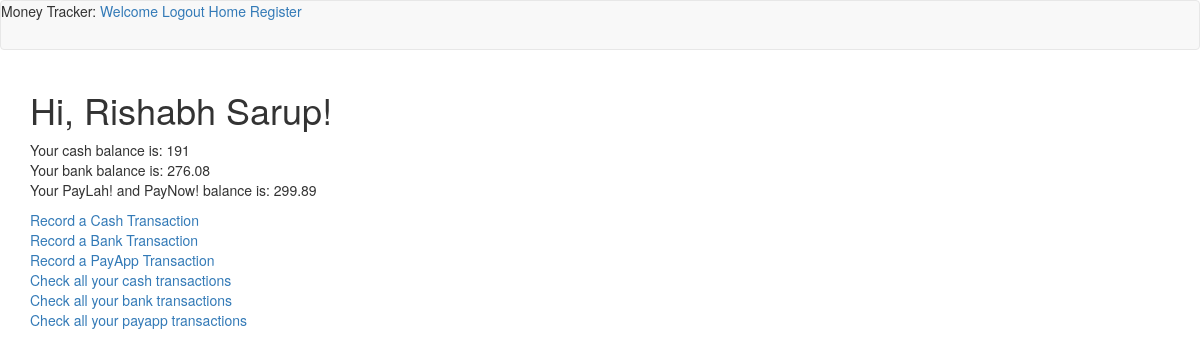
The page /home (signed in) on the database as committed earlier.
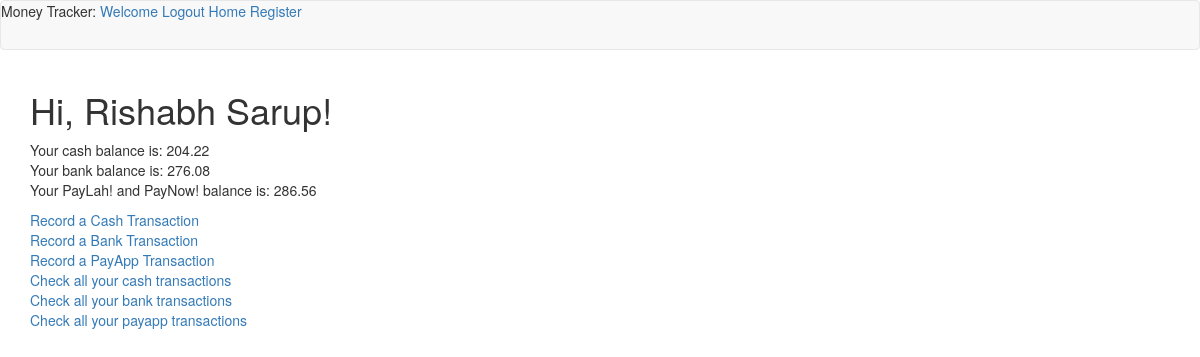
The same page on the database as committed later.
### app/models.py (models this page shows, shortened)
class User(UserMixin, db.Model):
    id = db.Column(db.Integer, primary_key=True)
    username = db.Column(db.String(64), index=True, unique=True)
    email = db.Column(db.String(120), index=True, unique=True)
    cashBalance = db.Column(db.Float, index = True)
    bankBalance = db.Column(db.Float, index = True)
    payappBalance = db.Column(db.Float, index = True)
    password_hash = db.Column(db.String(128))
    allCashTransactions = db.relationship('CashTransaction', backref = 'cashspender', lazy = 'dynamic')
    allBankTransactions = db.relationship('BankTransaction', backref= 'bankspender', lazy = 'dynamic')
    allPayAppTransactions = db.relationship('PayAppTransaction', backref = 'payappspender', lazy = 'dynamic' )

### app/routes.py (the view)
@app.route('/home')
@login_required
def home():
    user = {"username": "Rishabh Sarup"}
    return render_template('home.html', title = "Home", user=user)

### app/models.py (called while the page is built)
@login.user_loader
def load_user(id):
    return User.query.get(int(id))

### app/templates/home.html
{% extends "base.html" %}
{% block app_content %}
   <h1>Hi, {{ current_user.username }}!</h1>
   <p> Your cash balance is: {{current_user.cashBalance}}
     <br>
     Your bank balance is: {{current_user.bankBalance}}
     <br>
     Your PayLah! and PayNow! balance is: {{current_user.payappBalance}}
   </p>
   <a href = "{{url_for('logcash')}}"> Record a Cash Transaction </a> <br>
   <a href = "{{url_for('logbank')}}"> Record a Bank Transaction </a> <br>
   <a href = "{{url_for('logpayapp')}}"> Record a PayApp Transaction </a> <br>
   <a href = "{{url_for('allcashtransaction')}}"> Check all your cash transactions </a> <br>
   <a href = "{{url_for('allbanktransaction')}}"> Check all your bank transactions </a> <br>
   <a href = "{{url_for('allpayapptransaction')}}"> Check all your payapp transactions </a>
{% endblock %}

### app/templates/base.html (shortened to what this page needs)
{% extends 'bootstrap/base.html'%}
{%block navbar %}
          <nav class = "navbar navbar-default">
            Money Tracker:
            <a href="{{ url_for('index') }}">Welcome</a>
            {% if current_user.is_anonymous %}
            <a href="{{ url_for('login') }}">Login</a>
            {% else %}
            <a href="{{ url_for('logout') }}">Logout</a>
            {% endif %}
            <a href="{{ url_for('home') }}">Home</a>
            <a href = "{{url_for('register')}}"> Register</a>
          </nav>
{% endblock %}
{% block content %}
  <div class = "container">
        {% block app_content %}{% endblock %}
    </div>
{%endblock%}

Rows that differ between the two databases and show on the page:
changed User "Rishabh Sarup": cashBalance "191" → "204.22"; payappBalance "299.89" → "286.56"
